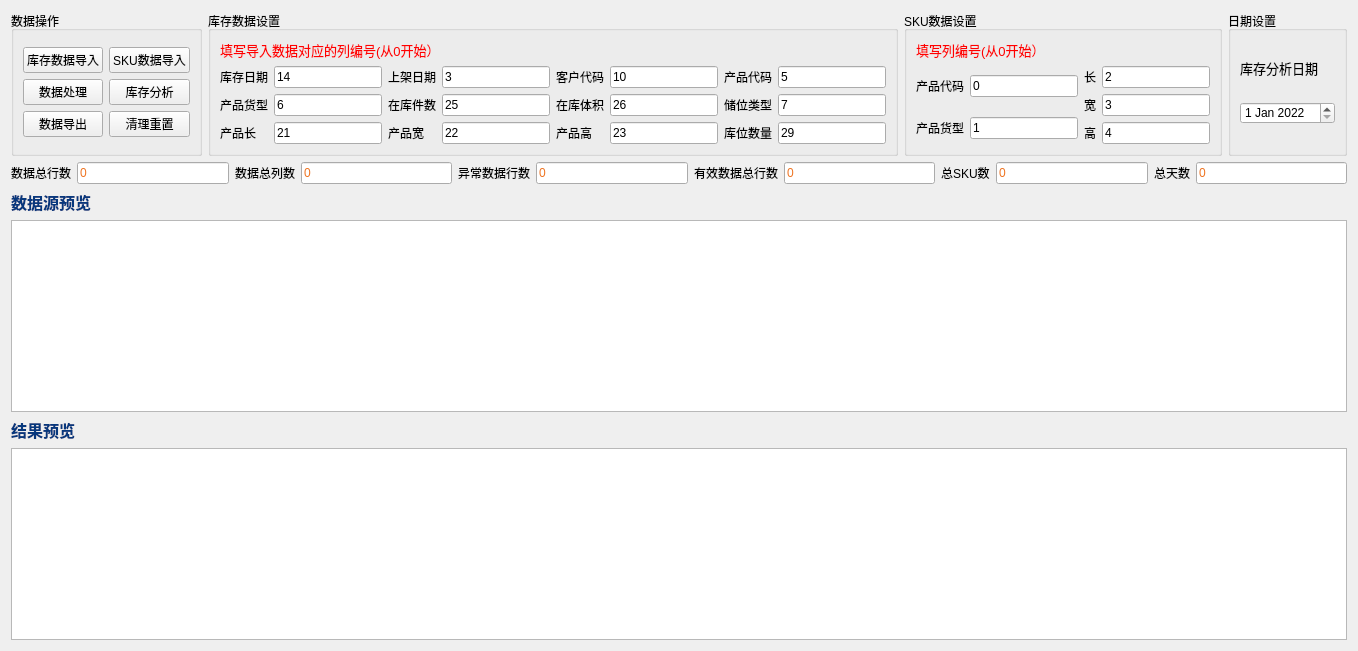
      <widget class="QWidget" name="Inventory">
       <property name="styleSheet">
        <string notr="true">QPushButton:hover{
	border: none;
	background-color: rgb(85, 0, 255);
	color: rgb(255, 255, 255);
}</string>
       </property>
       <attribute name="title">
        <string>库存分析</string>
       </attribute>
       <layout class="QGridLayout" name="gridLayout_24" rowstretch="4,1,1,7,1,7">
        <item row="0" column="0">
         <widget class="QGroupBox" name="groupBox">
          <property name="sizePolicy">
           <sizepolicy hsizetype="Expanding" vsizetype="Expanding">
            <horstretch>0</horstretch>
            <verstretch>0</verstretch>
           </sizepolicy>
          </property>
          <property name="title">
           <string>数据操作</string>
          </property>
          <layout class="QGridLayout" name="gridLayout_4">
           <item row="0" column="0">
            <layout class="QGridLayout" name="gridLayout">
             <item row="0" column="1">
              <widget class="QPushButton" name="inv_uploadSKU">
               <property name="text">
                <string>SKU数据导入</string>
               </property>
              </widget>
             </item>
             <item row="1" column="0">
              <widget class="QPushButton" name="inv_dataProcess">
               <property name="text">
                <string>数据处理</string>
               </property>
              </widget>
             </item>
             <item row="0" column="0">
              <widget class="QPushButton" name="inv_upload">
               <property name="text">
                <string>库存数据导入</string>
               </property>
              </widget>
             </item>
             <item row="1" column="1">
              <widget class="QPushButton" name="inv_inventoryAnalysis">
               <property name="text">
                <string>库存分析</string>
               </property>
              </widget>
             </item>
             <item row="2" column="1">
              <widget class="QPushButton" name="inv_clear">
               <property name="text">
                <string>清理重置</string>
               </property>
              </widget>
             </item>
             <item row="2" column="0">
              <widget class="QPushButton" name="inv_download">
               <property name="text">
                <string>数据导出</string>
               </property>
              </widget>
             </item>
            </layout>
           </item>
          </layout>
         </widget>
        </item>
        <item row="0" column="1">
         <widget class="QGroupBox" name="groupBox_2">
          <property name="sizePolicy">
           <sizepolicy hsizetype="Expanding" vsizetype="Expanding">
            <horstretch>0</horstretch>
            <verstretch>0</verstretch>
           </sizepolicy>
          </property>
          <property name="title">
           <string>库存数据设置</string>
          </property>
          <layout class="QGridLayout" name="gridLayout_2">
           <item row="1" column="0">
            <widget class="QLabel" name="label_9">
             <property name="text">
              <string>库存日期</string>
             </property>
            </widget>
           </item>
           <item row="1" column="1">
            <widget class="QLineEdit" name="inv_dateCol">
             <property name="text">
              <string>14</string>
             </property>
            </widget>
           </item>
           <item row="1" column="2">
            <widget class="QLabel" name="label_10">
             <property name="text">
              <string>上架日期</string>
             </property>
            </widget>
           </item>
           <item row="1" column="3">
            <widget class="QLineEdit" name="inv_putawayDateCol">
             <property name="text">
              <string>3</string>
             </property>
            </widget>
           </item>
           <item row="1" column="4">
            <widget class="QLabel" name="label_19">
             <property name="text">
              <string>客户代码</string>
             </property>
            </widget>
           </item>
           <item row="1" column="5">
            <widget class="QLineEdit" name="inv_customerCol">
             <property name="text">
              <string>10</string>
             </property>
            </widget>
           </item>
           <item row="1" column="6">
            <widget class="QLabel" name="label_11">
             <property name="text">
              <string>产品代码</string>
             </property>
            </widget>
           </item>
           <item row="1" column="7">
            <widget class="QLineEdit" name="inv_skuCol">
             <property name="text">
              <string>5</string>
             </property>
            </widget>
           </item>
           <item row="2" column="0">
            <widget class="QLabel" name="label_12">
             <property name="text">
              <string>产品货型</string>
             </property>
            </widget>
           </item>
           <item row="2" column="1">
            <widget class="QLineEdit" name="inv_skuSizeCol">
             <property name="text">
              <string>6</string>
             </property>
            </widget>
           </item>
           <item row="2" column="2">
            <widget class="QLabel" name="label_47">
             <property name="text">
              <string>在库件数</string>
             </property>
            </widget>
           </item>
           <item row="2" column="3">
            <widget class="QLineEdit" name="inv_invQty">
             <property name="text">
              <string>25</string>
             </property>
            </widget>
           </item>
           <item row="2" column="4">
            <widget class="QLabel" name="label_30">
             <property name="text">
              <string>在库体积</string>
             </property>
            </widget>
           </item>
           <item row="2" column="5">
            <widget class="QLineEdit" name="inv_invVol">
             <property name="text">
              <string>26</string>
             </property>
            </widget>
           </item>
           <item row="2" column="6">
            <widget class="QLabel" name="label_66">
             <property name="text">
              <string>储位类型</string>
             </property>
            </widget>
           </item>
           <item row="2" column="7">
            <widget class="QLineEdit" name="inv_locTypeCol">
             <property name="text">
              <string>7</string>
             </property>
            </widget>
           </item>
           <item row="3" column="0">
            <widget class="QLabel" name="label_60">
             <property name="text">
              <string>产品长</string>
             </property>
            </widget>
           </item>
           <item row="3" column="1">
            <widget class="QLineEdit" name="inv_skuLengthCol">
             <property name="text">
              <string>21</string>
             </property>
            </widget>
           </item>
           <item row="3" column="2">
            <widget class="QLabel" name="label_62">
             <property name="text">
              <string>产品宽</string>
             </property>
            </widget>
           </item>
           <item row="3" column="3">
            <widget class="QLineEdit" name="inv_skuWidthCol">
             <property name="text">
              <string>22</string>
             </property>
            </widget>
           </item>
           <item row="3" column="4">
            <widget class="QLabel" name="label_65">
             <property name="text">
              <string>产品高</string>
             </property>
            </widget>
           </item>
           <item row="3" column="5">
            <widget class="QLineEdit" name="inv_skuHeightCol">
             <property name="text">
              <string>23</string>
             </property>
            </widget>
           </item>
           <item row="3" column="6">
            <widget class="QLabel" name="label_67">
             <property name="text">
              <string>库位数量</string>
             </property>
            </widget>
           </item>
           <item row="3" column="7">
            <widget class="QLineEdit" name="inv_locNumCol">
             <property name="text">
              <string>29</string>
             </property>
            </widget>
           </item>
           <item row="0" column="0" colspan="8">
            <widget class="QLabel" name="input_hint">
             <property name="enabled">
              <bool>true</bool>
             </property>
             <property name="sizePolicy">
              <sizepolicy hsizetype="Ignored" vsizetype="Expanding">
               <horstretch>0</horstretch>
               <verstretch>0</verstretch>
              </sizepolicy>
             </property>
             <property name="font">
              <font>
               <pointsize>10</pointsize>
               <weight>75</weight>
               <italic>false</italic>
               <bold>true</bold>
              </font>
             </property>
             <property name="mouseTracking">
              <bool>true</bool>
             </property>
             <property name="frameShadow">
              <enum>QFrame::Sunken</enum>
             </property>
             <property name="text">
              <string>&lt;html&gt;&lt;head/&gt;&lt;body&gt;&lt;p&gt;&lt;span style=&quot; font-weight:400; color:#ff0000;&quot;&gt;填写导入数据对应的列编号(从0开始）&lt;/span&gt;&lt;/p&gt;&lt;/body&gt;&lt;/html&gt;</string>
             </property>
             <property name="textFormat">
              <enum>Qt::RichText</enum>
             </property>
             <property name="scaledContents">
              <bool>false</bool>
             </property>
            </widget>
           </item>
          </layout>
         </widget>
        </item>
        <item row="0" column="2">
         <widget class="QGroupBox" name="groupBox_3">
          <property name="sizePolicy">
           <sizepolicy hsizetype="Expanding" vsizetype="Expanding">
            <horstretch>0</horstretch>
            <verstretch>0</verstretch>
           </sizepolicy>
          </property>
          <property name="title">
           <string>SKU数据设置</string>
          </property>
          <layout class="QGridLayout" name="gridLayout_6">
           <item row="0" column="0" colspan="3">
            <widget class="QLabel" name="input_hint_2">
             <property name="enabled">
              <bool>true</bool>
             </property>
             <property name="sizePolicy">
              <sizepolicy hsizetype="Ignored" vsizetype="Expanding">
               <horstretch>0</horstretch>
               <verstretch>0</verstretch>
              </sizepolicy>
             </property>
             <property name="font">
              <font>
               <pointsize>10</pointsize>
               <weight>75</weight>
               <italic>false</italic>
               <bold>true</bold>
              </font>
             </property>
             <property name="mouseTracking">
              <bool>true</bool>
             </property>
             <property name="frameShadow">
              <enum>QFrame::Sunken</enum>
             </property>
             <property name="text">
              <string>&lt;html&gt;&lt;head/&gt;&lt;body&gt;&lt;p&gt;&lt;span style=&quot; font-weight:400; color:#ff0000;&quot;&gt;填写列编号(从0开始）&lt;/span&gt;&lt;/p&gt;&lt;/body&gt;&lt;/html&gt;</string>
             </property>
             <property name="textFormat">
              <enum>Qt::RichText</enum>
             </property>
             <property name="scaledContents">
              <bool>false</bool>
             </property>
            </widget>
           </item>
           <item row="1" column="0">
            <widget class="QLabel" name="label_14">
             <property name="text">
              <string>产品代码</string>
             </property>
            </widget>
           </item>
           <item row="1" column="2" rowspan="2">
            <layout class="QFormLayout" name="formLayout_4">
             <item row="0" column="1">
              <widget class="QLineEdit" name="skuLengthCol">
               <property name="text">
                <string>2</string>
               </property>
              </widget>
             </item>
             <item row="1" column="0">
              <widget class="QLabel" name="label_17">
               <property name="text">
                <string>宽</string>
               </property>
              </widget>
             </item>
             <item row="1" column="1">
              <widget class="QLineEdit" name="skuWidthCol">
               <property name="text">
                <string>3</string>
               </property>
              </widget>
             </item>
             <item row="2" column="0">
              <widget class="QLabel" name="label_18">
               <property name="text">
                <string>高</string>
               </property>
              </widget>
             </item>
             <item row="2" column="1">
              <widget class="QLineEdit" name="skuHeightCol">
               <property name="text">
                <string>4</string>
               </property>
              </widget>
             </item>
             <item row="0" column="0">
              <widget class="QLabel" name="label_16">
               <property name="text">
                <string>长</string>
               </property>
              </widget>
             </item>
            </layout>
           </item>
           <item row="2" column="0">
            <widget class="QLabel" name="label_15">
             <property name="text">
              <string>产品货型</string>
             </property>
            </widget>
           </item>
           <item row="2" column="1">
            <widget class="QLineEdit" name="skuSizeCol">
             <property name="text">
              <string>1</string>
             </property>
            </widget>
           </item>
           <item row="1" column="1">
            <widget class="QLineEdit" name="skuCol">
             <property name="text">
              <string>0</string>
             </property>
            </widget>
           </item>
          </layout>
         </widget>
        </item>
        <item row="0" column="3">
         <widget class="QGroupBox" name="groupBox_13">
          <property name="title">
           <string>日期设置</string>
          </property>
          <layout class="QGridLayout" name="gridLayout_5">
           <item row="0" column="0">
            <widget class="QLabel" name="input_hint_7">
             <property name="enabled">
              <bool>true</bool>
             </property>
             <property name="sizePolicy">
              <sizepolicy hsizetype="Ignored" vsizetype="Fixed">
               <horstretch>0</horstretch>
               <verstretch>0</verstretch>
              </sizepolicy>
             </property>
             <property name="font">
              <font>
               <pointsize>10</pointsize>
               <weight>75</weight>
               <italic>false</italic>
               <bold>true</bold>
              </font>
             </property>
             <property name="mouseTracking">
              <bool>true</bool>
             </property>
             <property name="frameShadow">
              <enum>QFrame::Sunken</enum>
             </property>
             <property name="text">
              <string>&lt;html&gt;&lt;head/&gt;&lt;body&gt;&lt;p&gt;&lt;span style=&quot; font-weight:400; color:#000000;&quot;&gt;库存分析日期&lt;/span&gt;&lt;/p&gt;&lt;/body&gt;&lt;/html&gt;</string>
             </property>
             <property name="textFormat">
              <enum>Qt::RichText</enum>
             </property>
             <property name="scaledContents">
              <bool>false</bool>
             </property>
            </widget>
           </item>
           <item row="1" column="0">
            <widget class="QDateEdit" name="inv_dateEdit">
             <property name="sizePolicy">
              <sizepolicy hsizetype="Minimum" vsizetype="Fixed">
               <horstretch>0</horstretch>
               <verstretch>0</verstretch>
              </sizepolicy>
             </property>
             <property name="dateTime">
              <datetime>
               <hour>0</hour>
               <minute>0</minute>
               <second>0</second>
               <year>2022</year>
               <month>1</month>
               <day>1</day>
              </datetime>
             </property>
            </widget>
           </item>
          </layout>
         </widget>
        </item>
        <item row="1" column="0" colspan="4">
         <layout class="QGridLayout" name="gridLayout_19">
          <item row="0" column="5">
           <widget class="QLineEdit" name="inv_errorRow">
            <property name="styleSheet">
             <string notr="true">color: rgb(238, 115, 32);
font: 75 10pt &quot;Times New Roman&quot;;</string>
            </property>
            <property name="text">
             <string>0</string>
            </property>
           </widget>
          </item>
          <item row="0" column="4">
           <widget class="QLabel" name="label_4">
            <property name="text">
             <string>异常数据行数</string>
            </property>
           </widget>
          </item>
          <item row="0" column="0">
           <widget class="QLabel" name="label">
            <property name="text">
             <string>数据总行数</string>
            </property>
           </widget>
          </item>
          <item row="0" column="1">
           <widget class="QLineEdit" name="inv_totalRow">
            <property name="styleSheet">
             <string notr="true">color: rgb(238, 115, 32);
font: 75 10pt &quot;Times New Roman&quot;;</string>
            </property>
            <property name="text">
             <string>0</string>
            </property>
           </widget>
          </item>
          <item row="0" column="2">
           <widget class="QLabel" name="label_2">
            <property name="text">
             <string>数据总列数</string>
            </property>
           </widget>
          </item>
          <item row="0" column="7">
           <widget class="QLineEdit" name="inv_validRow">
            <property name="styleSheet">
             <string notr="true">color: rgb(238, 115, 32);
font: 75 10pt &quot;Times New Roman&quot;;</string>
            </property>
            <property name="text">
             <string>0</string>
            </property>
           </widget>
          </item>
          <item row="0" column="3">
           <widget class="QLineEdit" name="inv_totalCol">
            <property name="styleSheet">
             <string notr="true">color: rgb(238, 115, 32);
font: 75 10pt &quot;Times New Roman&quot;;</string>
            </property>
            <property name="text">
             <string>0</string>
            </property>
           </widget>
          </item>
          <item row="0" column="10">
           <widget class="QLineEdit" name="inv_totalSKU">
            <property name="styleSheet">
             <string notr="true">color: rgb(238, 115, 32);
font: 75 10pt &quot;Times New Roman&quot;;</string>
            </property>
            <property name="text">
             <string>0</string>
            </property>
           </widget>
          </item>
          <item row="0" column="11">
           <widget class="QLabel" name="label_6">
            <property name="text">
             <string>总天数</string>
            </property>
           </widget>
          </item>
          <item row="0" column="12">
           <widget class="QLineEdit" name="inv_totalDays">
            <property name="styleSheet">
             <string notr="true">color: rgb(238, 115, 32);
font: 75 10pt &quot;Times New Roman&quot;;</string>
            </property>
            <property name="text">
             <string>0</string>
            </property>
           </widget>
          </item>
          <item row="0" column="9">
           <widget class="QLabel" name="label_5">
            <property name="text">
             <string>总SKU数</string>
            </property>
           </widget>
          </item>
          <item row="0" column="6">
           <widget class="QLabel" name="label_3">
            <property name="text">
             <string>有效数据总行数</string>
            </property>
           </widget>
          </item>
         </layout>
        </item>
        <item row="2" column="0">
         <widget class="QLabel" name="label_7">
          <property name="sizePolicy">
           <sizepolicy hsizetype="Expanding" vsizetype="Fixed">
            <horstretch>0</horstretch>
            <verstretch>0</verstretch>
           </sizepolicy>
          </property>
          <property name="font">
           <font>
            <family>微软雅黑</family>
            <pointsize>14</pointsize>
            <weight>9</weight>
            <italic>false</italic>
            <bold>false</bold>
           </font>
          </property>
          <property name="styleSheet">
           <string notr="true">color: rgb(7, 56, 125);
font: 75 14pt &quot;微软雅黑&quot;;</string>
          </property>
          <property name="text">
           <string>&lt;html&gt;&lt;head/&gt;&lt;body&gt;&lt;p&gt;&lt;span style=&quot; font-size:12pt; font-weight:600; color:#07387d;&quot;&gt;数据源预览&lt;/span&gt;&lt;/p&gt;&lt;/body&gt;&lt;/html&gt;</string>
          </property>
         </widget>
        </item>
        <item row="3" column="0" colspan="4">
         <widget class="QTableView" name="inv_tableView">
          <property name="alternatingRowColors">
           <bool>true</bool>
          </property>
          <attribute name="horizontalHeaderMinimumSectionSize">
           <number>40</number>
          </attribute>
          <attribute name="verticalHeaderDefaultSectionSize">
           <number>40</number>
          </attribute>
          <attribute name="verticalHeaderMinimumSectionSize">
           <number>40</number>
          </attribute>
         </widget>
        </item>
        <item row="4" column="0">
         <widget class="QLabel" name="label_80">
          <property name="sizePolicy">
           <sizepolicy hsizetype="Expanding" vsizetype="Fixed">
            <horstretch>0</horstretch>
            <verstretch>0</verstretch>
           </sizepolicy>
          </property>
          <property name="font">
           <font>
            <family>微软雅黑</family>
            <pointsize>14</pointsize>
            <weight>9</weight>
            <italic>false</italic>
            <bold>false</bold>
           </font>
          </property>
          <property name="styleSheet">
           <string notr="true">color: rgb(7, 56, 125);
font: 75 14pt &quot;微软雅黑&quot;;</string>
          </property>
          <property name="text">
           <string>&lt;html&gt;&lt;head/&gt;&lt;body&gt;&lt;p&gt;&lt;span style=&quot; font-size:12pt; font-weight:600; color:#07387d;&quot;&gt;结果预览&lt;/span&gt;&lt;/p&gt;&lt;/body&gt;&lt;/html&gt;</string>
          </property>
         </widget>
        </item>
        <item row="5" column="0" colspan="4">
         <widget class="QTableView" name="sku_tableView">
          <property name="alternatingRowColors">
           <bool>true</bool>
          </property>
          <attribute name="horizontalHeaderMinimumSectionSize">
           <number>40</number>
          </attribute>
          <attribute name="verticalHeaderDefaultSectionSize">
           <number>40</number>
          </attribute>
          <attribute name="verticalHeaderMinimumSectionSize">
           <number>40</number>
          </attribute>
         </widget>
        </item>
       </layout>
      </widget>
